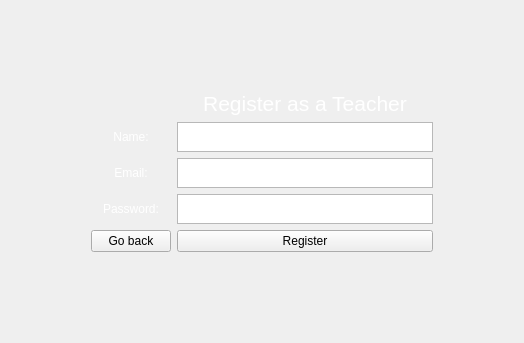
     <widget class="QWidget" name="teacherReg">
      <layout class="QGridLayout" name="gridLayout_29">
       <item row="3" column="2">
        <widget class="QTextEdit" name="teachEmailTE">
         <property name="maximumSize">
          <size>
           <width>16777215</width>
           <height>30</height>
          </size>
         </property>
         <property name="styleSheet">
          <string notr="true">color: white;</string>
         </property>
         <property name="html">
          <string>&lt;!DOCTYPE HTML PUBLIC &quot;-//W3C//DTD HTML 4.0//EN&quot; &quot;http://www.w3.org/TR/REC-html40/strict.dtd&quot;&gt;
&lt;html&gt;&lt;head&gt;&lt;meta name=&quot;qrichtext&quot; content=&quot;1&quot; /&gt;&lt;meta charset=&quot;utf-8&quot; /&gt;&lt;style type=&quot;text/css&quot;&gt;
p, li { white-space: pre-wrap; }
hr { height: 1px; border-width: 0; }
li.unchecked::marker { content: &quot;\2610&quot;; }
li.checked::marker { content: &quot;\2612&quot;; }
&lt;/style&gt;&lt;/head&gt;&lt;body style=&quot; font-family:'Segoe UI'; font-size:9pt; font-weight:400; font-style:normal;&quot;&gt;
&lt;p style=&quot;-qt-paragraph-type:empty; margin-top:0px; margin-bottom:0px; margin-left:0px; margin-right:0px; -qt-block-indent:0; text-indent:0px;&quot;&gt;&lt;br /&gt;&lt;/p&gt;&lt;/body&gt;&lt;/html&gt;</string>
         </property>
        </widget>
       </item>
       <item row="1" column="2">
        <widget class="QLabel" name="label_12">
         <property name="maximumSize">
          <size>
           <width>16777215</width>
           <height>50</height>
          </size>
         </property>
         <property name="font">
          <font>
           <family>Segoe UI</family>
           <pointsize>16</pointsize>
           <bold>false</bold>
          </font>
         </property>
         <property name="styleSheet">
          <string notr="true">color: white;</string>
         </property>
         <property name="text">
          <string>Register as a Teacher</string>
         </property>
         <property name="alignment">
          <set>Qt::AlignmentFlag::AlignCenter</set>
         </property>
        </widget>
       </item>
       <item row="5" column="2">
        <widget class="QPushButton" name="registerTeacherBtn">
         <property name="text">
          <string>Register</string>
         </property>
        </widget>
       </item>
       <item row="2" column="2">
        <widget class="QTextEdit" name="teachNameTE">
         <property name="maximumSize">
          <size>
           <width>16777215</width>
           <height>30</height>
          </size>
         </property>
         <property name="styleSheet">
          <string notr="true">color: white;</string>
         </property>
         <property name="html">
          <string>&lt;!DOCTYPE HTML PUBLIC &quot;-//W3C//DTD HTML 4.0//EN&quot; &quot;http://www.w3.org/TR/REC-html40/strict.dtd&quot;&gt;
&lt;html&gt;&lt;head&gt;&lt;meta name=&quot;qrichtext&quot; content=&quot;1&quot; /&gt;&lt;meta charset=&quot;utf-8&quot; /&gt;&lt;style type=&quot;text/css&quot;&gt;
p, li { white-space: pre-wrap; }
hr { height: 1px; border-width: 0; }
li.unchecked::marker { content: &quot;\2610&quot;; }
li.checked::marker { content: &quot;\2612&quot;; }
&lt;/style&gt;&lt;/head&gt;&lt;body style=&quot; font-family:'Segoe UI'; font-size:9pt; font-weight:400; font-style:normal;&quot;&gt;
&lt;p style=&quot;-qt-paragraph-type:empty; margin-top:0px; margin-bottom:0px; margin-left:0px; margin-right:0px; -qt-block-indent:0; text-indent:0px;&quot;&gt;&lt;br /&gt;&lt;/p&gt;&lt;/body&gt;&lt;/html&gt;</string>
         </property>
        </widget>
       </item>
       <item row="3" column="3">
        <spacer name="horizontalSpacer_8">
         <property name="orientation">
          <enum>Qt::Orientation::Horizontal</enum>
         </property>
         <property name="sizeType">
          <enum>QSizePolicy::Policy::Expanding</enum>
         </property>
         <property name="sizeHint" stdset="0">
          <size>
           <width>80</width>
           <height>20</height>
          </size>
         </property>
        </spacer>
       </item>
       <item row="3" column="0">
        <spacer name="horizontalSpacer_7">
         <property name="orientation">
          <enum>Qt::Orientation::Horizontal</enum>
         </property>
         <property name="sizeType">
          <enum>QSizePolicy::Policy::Expanding</enum>
         </property>
         <property name="sizeHint" stdset="0">
          <size>
           <width>80</width>
           <height>20</height>
          </size>
         </property>
        </spacer>
       </item>
       <item row="3" column="1">
        <widget class="QLabel" name="label_10">
         <property name="styleSheet">
          <string notr="true">color: white;</string>
         </property>
         <property name="text">
          <string>Email:</string>
         </property>
         <property name="alignment">
          <set>Qt::AlignmentFlag::AlignCenter</set>
         </property>
        </widget>
       </item>
       <item row="2" column="1">
        <widget class="QLabel" name="label_9">
         <property name="styleSheet">
          <string notr="true">color: white;</string>
         </property>
         <property name="text">
          <string>Name:</string>
         </property>
         <property name="alignment">
          <set>Qt::AlignmentFlag::AlignCenter</set>
         </property>
        </widget>
       </item>
       <item row="4" column="2">
        <widget class="QTextEdit" name="teachPwTE">
         <property name="maximumSize">
          <size>
           <width>16777215</width>
           <height>30</height>
          </size>
         </property>
         <property name="styleSheet">
          <string notr="true">color: white;</string>
         </property>
         <property name="html">
          <string>&lt;!DOCTYPE HTML PUBLIC &quot;-//W3C//DTD HTML 4.0//EN&quot; &quot;http://www.w3.org/TR/REC-html40/strict.dtd&quot;&gt;
&lt;html&gt;&lt;head&gt;&lt;meta name=&quot;qrichtext&quot; content=&quot;1&quot; /&gt;&lt;meta charset=&quot;utf-8&quot; /&gt;&lt;style type=&quot;text/css&quot;&gt;
p, li { white-space: pre-wrap; }
hr { height: 1px; border-width: 0; }
li.unchecked::marker { content: &quot;\2610&quot;; }
li.checked::marker { content: &quot;\2612&quot;; }
&lt;/style&gt;&lt;/head&gt;&lt;body style=&quot; font-family:'Segoe UI'; font-size:9pt; font-weight:400; font-style:normal;&quot;&gt;
&lt;p style=&quot;-qt-paragraph-type:empty; margin-top:0px; margin-bottom:0px; margin-left:0px; margin-right:0px; -qt-block-indent:0; text-indent:0px;&quot;&gt;&lt;br /&gt;&lt;/p&gt;&lt;/body&gt;&lt;/html&gt;</string>
         </property>
        </widget>
       </item>
       <item row="4" column="1">
        <widget class="QLabel" name="label_11">
         <property name="styleSheet">
          <string notr="true">color: white;</string>
         </property>
         <property name="text">
          <string>Password:</string>
         </property>
         <property name="alignment">
          <set>Qt::AlignmentFlag::AlignCenter</set>
         </property>
        </widget>
       </item>
       <item row="6" column="2">
        <spacer name="verticalSpacer_4">
         <property name="orientation">
          <enum>Qt::Orientation::Vertical</enum>
         </property>
         <property name="sizeType">
          <enum>QSizePolicy::Policy::Maximum</enum>
         </property>
         <property name="sizeHint" stdset="0">
          <size>
           <width>20</width>
           <height>80</height>
          </size>
         </property>
        </spacer>
       </item>
       <item row="0" column="2">
        <spacer name="verticalSpacer_8">
         <property name="orientation">
          <enum>Qt::Orientation::Vertical</enum>
         </property>
         <property name="sizeType">
          <enum>QSizePolicy::Policy::Maximum</enum>
         </property>
         <property name="sizeHint" stdset="0">
          <size>
           <width>20</width>
           <height>80</height>
          </size>
         </property>
        </spacer>
       </item>
       <item row="5" column="1">
        <widget class="QPushButton" name="backButton_3">
         <property name="text">
          <string>Go back</string>
         </property>
        </widget>
       </item>
      </layout>
     </widget>
